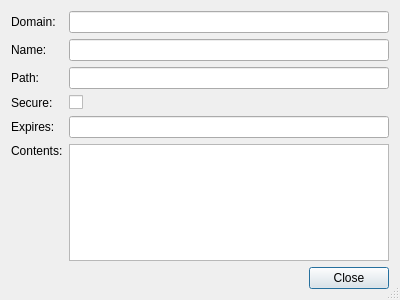
<?xml version="1.0" encoding="UTF-8"?>
<ui version="4.0">
 <class>CookieDetailsDialog</class>
 <widget class="QDialog" name="CookieDetailsDialog">
  <property name="geometry">
   <rect>
    <x>0</x>
    <y>0</y>
    <width>400</width>
    <height>300</height>
   </rect>
  </property>
  <property name="windowTitle">
   <string>Cookie Details</string>
  </property>
  <property name="sizeGripEnabled">
   <bool>true</bool>
  </property>
  <layout class="QGridLayout" name="gridLayout">
   <item row="0" column="0">
    <widget class="QLabel" name="label">
     <property name="text">
      <string>Domain:</string>
     </property>
    </widget>
   </item>
   <item row="0" column="1">
    <widget class="QLineEdit" name="domainEdit">
     <property name="readOnly">
      <bool>true</bool>
     </property>
    </widget>
   </item>
   <item row="1" column="0">
    <widget class="QLabel" name="label_2">
     <property name="text">
      <string>Name:</string>
     </property>
    </widget>
   </item>
   <item row="1" column="1">
    <widget class="QLineEdit" name="nameEdit">
     <property name="readOnly">
      <bool>true</bool>
     </property>
    </widget>
   </item>
   <item row="2" column="0">
    <widget class="QLabel" name="label_3">
     <property name="text">
      <string>Path:</string>
     </property>
    </widget>
   </item>
   <item row="2" column="1">
    <widget class="QLineEdit" name="pathEdit">
     <property name="readOnly">
      <bool>true</bool>
     </property>
    </widget>
   </item>
   <item row="3" column="0">
    <widget class="QLabel" name="label_6">
     <property name="text">
      <string>Secure:</string>
     </property>
    </widget>
   </item>
   <item row="3" column="1">
    <widget class="QCheckBox" name="secureCheckBox">
     <property name="text">
      <string/>
     </property>
     <property name="checkable">
      <bool>false</bool>
     </property>
    </widget>
   </item>
   <item row="4" column="0">
    <widget class="QLabel" name="label_4">
     <property name="text">
      <string>Expires:</string>
     </property>
    </widget>
   </item>
   <item row="4" column="1">
    <widget class="QLineEdit" name="expirationEdit">
     <property name="readOnly">
      <bool>true</bool>
     </property>
    </widget>
   </item>
   <item row="5" column="0">
    <widget class="QLabel" name="label_5">
     <property name="text">
      <string>Contents:</string>
     </property>
     <property name="alignment">
      <set>Qt::AlignLeading|Qt::AlignLeft|Qt::AlignTop</set>
     </property>
    </widget>
   </item>
   <item row="5" column="1">
    <widget class="QPlainTextEdit" name="valueEdit">
     <property name="readOnly">
      <bool>true</bool>
     </property>
    </widget>
   </item>
   <item row="6" column="0" colspan="2">
    <widget class="QDialogButtonBox" name="buttonBox">
     <property name="orientation">
      <enum>Qt::Horizontal</enum>
     </property>
     <property name="standardButtons">
      <set>QDialogButtonBox::Close</set>
     </property>
    </widget>
   </item>
  </layout>
 </widget>
 <tabstops>
  <tabstop>domainEdit</tabstop>
  <tabstop>nameEdit</tabstop>
  <tabstop>pathEdit</tabstop>
  <tabstop>secureCheckBox</tabstop>
  <tabstop>expirationEdit</tabstop>
  <tabstop>valueEdit</tabstop>
  <tabstop>buttonBox</tabstop>
 </tabstops>
 <resources/>
 <connections>
  <connection>
   <sender>buttonBox</sender>
   <signal>accepted()</signal>
   <receiver>CookieDetailsDialog</receiver>
   <slot>accept()</slot>
   <hints>
    <hint type="sourcelabel">
     <x>248</x>
     <y>254</y>
    </hint>
    <hint type="destinationlabel">
     <x>157</x>
     <y>274</y>
    </hint>
   </hints>
  </connection>
  <connection>
   <sender>buttonBox</sender>
   <signal>rejected()</signal>
   <receiver>CookieDetailsDialog</receiver>
   <slot>reject()</slot>
   <hints>
    <hint type="sourcelabel">
     <x>316</x>
     <y>260</y>
    </hint>
    <hint type="destinationlabel">
     <x>286</x>
     <y>274</y>
    </hint>
   </hints>
  </connection>
 </connections>
</ui>
